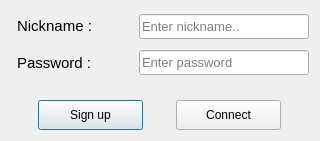
<?xml version="1.0" encoding="UTF-8"?>
<ui version="4.0">
 <class>LoginDiag</class>
 <widget class="QDialog" name="LoginDiag">
  <property name="geometry">
   <rect>
    <x>0</x>
    <y>0</y>
    <width>320</width>
    <height>141</height>
   </rect>
  </property>
  <property name="windowTitle">
   <string>Login</string>
  </property>
  <layout class="QHBoxLayout" name="horizontalLayout">
   <item>
    <layout class="QVBoxLayout" name="verticalLayout" stretch="10,4">
     <item>
      <layout class="QVBoxLayout" name="verticalLayout_2">
       <property name="topMargin">
        <number>0</number>
       </property>
       <property name="bottomMargin">
        <number>16</number>
       </property>
       <item>
        <layout class="QHBoxLayout" name="horizontalLayout_5" stretch="3,6">
         <item>
          <layout class="QHBoxLayout" name="horizontalLayout_8">
           <property name="leftMargin">
            <number>6</number>
           </property>
           <item alignment="Qt::AlignVCenter">
            <widget class="QLabel" name="label">
             <property name="font">
              <font>
               <family>Tahoma</family>
               <pointsize>11</pointsize>
              </font>
             </property>
             <property name="text">
              <string>Nickname :</string>
             </property>
            </widget>
           </item>
          </layout>
         </item>
         <item>
          <layout class="QHBoxLayout" name="horizontalLayout_7">
           <property name="spacing">
            <number>6</number>
           </property>
           <property name="bottomMargin">
            <number>0</number>
           </property>
           <item alignment="Qt::AlignVCenter">
            <widget class="QLineEdit" name="lineEdit">
             <property name="minimumSize">
              <size>
               <width>170</width>
               <height>25</height>
              </size>
             </property>
             <property name="maximumSize">
              <size>
               <width>170</width>
               <height>25</height>
              </size>
             </property>
             <property name="font">
              <font>
               <family>Tahoma</family>
               <pointsize>10</pointsize>
              </font>
             </property>
             <property name="text">
              <string/>
             </property>
             <property name="placeholderText">
              <string>Enter nickname..</string>
             </property>
            </widget>
           </item>
          </layout>
         </item>
        </layout>
       </item>
       <item>
        <layout class="QHBoxLayout" name="horizontalLayout_6" stretch="3,6">
         <item>
          <layout class="QHBoxLayout" name="horizontalLayout_10">
           <property name="leftMargin">
            <number>6</number>
           </property>
           <item alignment="Qt::AlignVCenter">
            <widget class="QLabel" name="label_2">
             <property name="font">
              <font>
               <family>Tahoma</family>
               <pointsize>11</pointsize>
              </font>
             </property>
             <property name="text">
              <string>Password :</string>
             </property>
            </widget>
           </item>
          </layout>
         </item>
         <item>
          <layout class="QHBoxLayout" name="horizontalLayout_9">
           <item alignment="Qt::AlignVCenter">
            <widget class="QLineEdit" name="lineEdit_2">
             <property name="minimumSize">
              <size>
               <width>170</width>
               <height>25</height>
              </size>
             </property>
             <property name="maximumSize">
              <size>
               <width>170</width>
               <height>25</height>
              </size>
             </property>
             <property name="font">
              <font>
               <family>Tahoma</family>
               <pointsize>10</pointsize>
              </font>
             </property>
             <property name="text">
              <string/>
             </property>
             <property name="echoMode">
              <enum>QLineEdit::Password</enum>
             </property>
             <property name="placeholderText">
              <string>Enter password</string>
             </property>
            </widget>
           </item>
          </layout>
         </item>
        </layout>
       </item>
      </layout>
     </item>
     <item>
      <layout class="QHBoxLayout" name="horizontalLayout_2">
       <item>
        <layout class="QHBoxLayout" name="horizontalLayout_4">
         <item>
          <widget class="QPushButton" name="pushButton">
           <property name="minimumSize">
            <size>
             <width>105</width>
             <height>30</height>
            </size>
           </property>
           <property name="maximumSize">
            <size>
             <width>105</width>
             <height>30</height>
            </size>
           </property>
           <property name="text">
            <string>Sign up</string>
           </property>
          </widget>
         </item>
        </layout>
       </item>
       <item>
        <layout class="QHBoxLayout" name="horizontalLayout_3">
         <item>
          <widget class="QPushButton" name="pushButton_2">
           <property name="minimumSize">
            <size>
             <width>105</width>
             <height>30</height>
            </size>
           </property>
           <property name="maximumSize">
            <size>
             <width>105</width>
             <height>30</height>
            </size>
           </property>
           <property name="text">
            <string>Connect</string>
           </property>
          </widget>
         </item>
        </layout>
       </item>
      </layout>
     </item>
    </layout>
   </item>
  </layout>
 </widget>
 <resources/>
 <connections/>
</ui>
